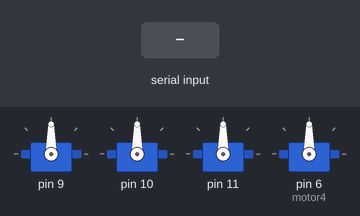
Bench run of a sketch on a simulated Arduino Uno, built with avr-gcc and run on an emulated ATmega328P. Parts: 4 × servo. The inputs (shaded band) are chosen by the test bench.

Above: at 1.2 s.
1.3 s: "1" received over Serial
At 1.45 s:
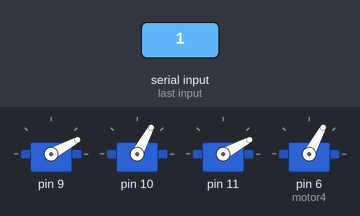
At 2.05 s:
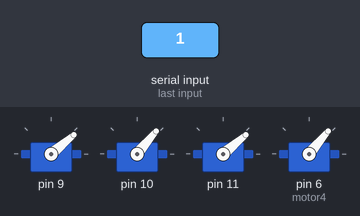
Timing chart, 0 to 10.3 s (numbered marks = the images above; inputs shaded):
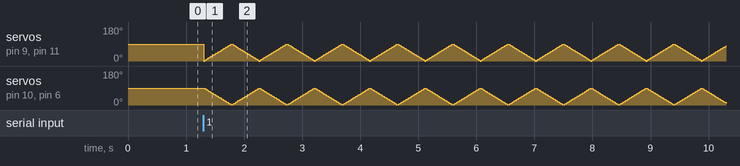

The sketch:

proofofconcept.ino
```cpp
#include<Servo.h> 
const int num_of_motors  = 3; 
Servo motor[num_of_motors], motor4; 
int p,n, i=0; 
int onstate=0; 
int turn = 0; 

void setup() { 
  for (i  = 0; i < num_of_motors; i++) { 
    motor[i].attach(9  + i); 
  } 
  motor4.attach(6); 
  Serial.begin(9600); 
}

void loop(){ 
 if (Serial.available()) 
 { 
  char data=Serial.read(); 
  data == '1' ? onstate = 1 : onstate = 0; 
 } 
  if (onstate && turn == 0) 
  { 
    for (p=0;p<90;p++) 
    { 
      n = 90 - p; 
      motor[0].write(p); 
      motor[1].write(n); 
      motor[2].write(p); 
      motor4.write(n); 
      delay(5);   
      } 
      turn  = 1; 
  } 
  else if (onstate && turn == 1) { 
    for (p=90;p>=1;p--) 
    { 
      n = 90 - p; 
      motor[0].write(p); 
      motor[1].write(n); 
       motor[2].write(p); 
        motor4.write(n); 
         delay(5);  
      } 
    turn = 0; 
  } 
  else if (!onstate) 
  { 
    //motor.write(p); 
  } 
}
```
